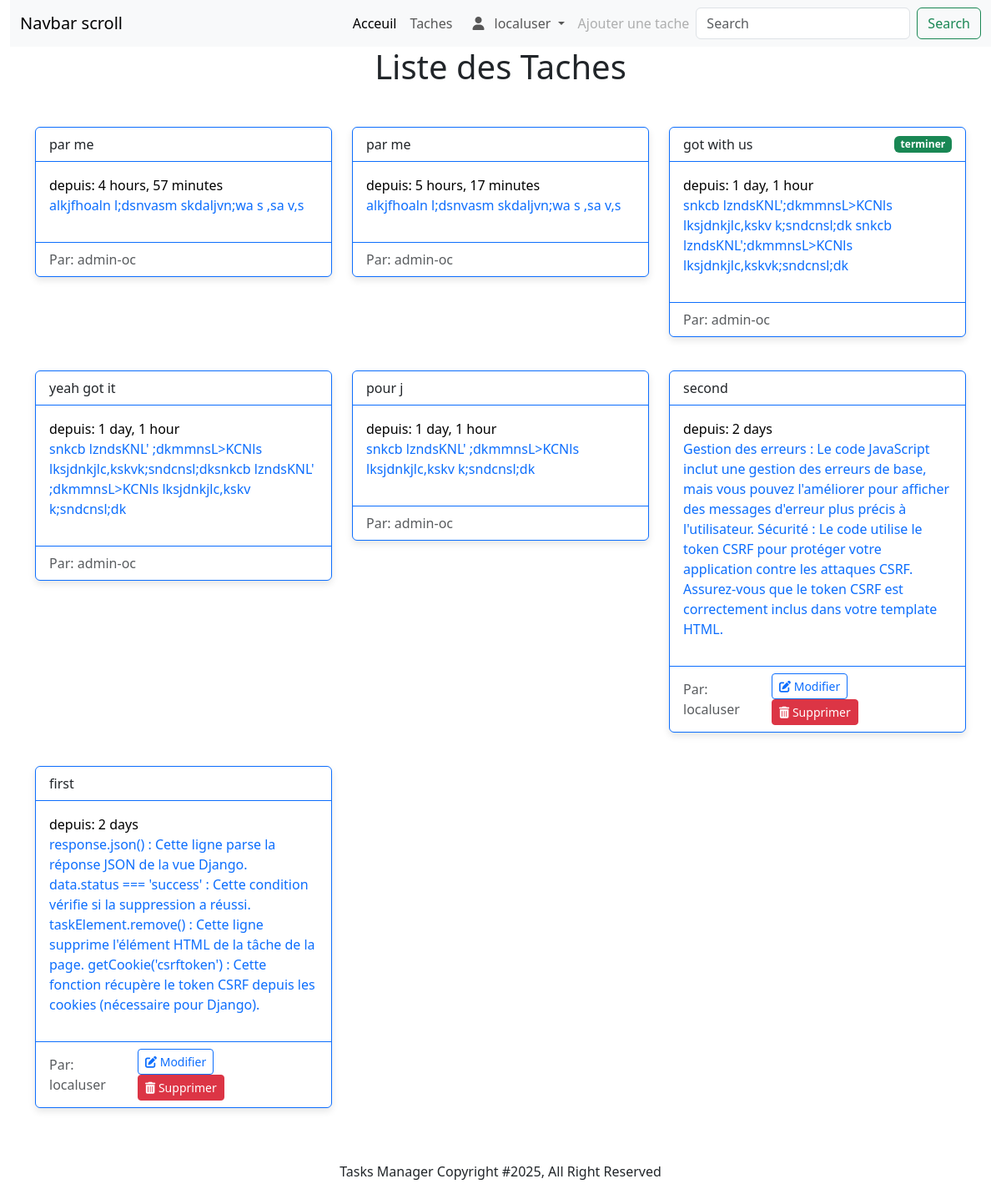
Page /task/ (signed in) on the committed database.
### home/models.py (models this page shows, shortened)
class User(AbstractUser):
	profile_pic = models.ImageField(upload_to = "profile_pic", default = "img/profile_pic")

### task/models.py (models this page shows, shortened)
class Task(models.Model):
    title = models.CharField(max_length=255)
    content = models.TextField(blank=True, null=True)
    status_choices = [
        ("terminer", "Terminer"),
        ("encours", "En cours"),
    ]
    status = models.CharField(max_length=20, choices=status_choices, default="encours") # Added status field
    created = models.DateTimeField(auto_now=True)
    updated = models.DateTimeField(auto_now_add=True)
    author = models.ForeignKey(User, on_delete=models.CASCADE)
    class Meta:
        ordering = ["-created"]

### task/views.py (the view)
# urls.py: path("", views.index, name = "index"),
def index(request):
	tasks = Task.objects.all()
	context = {
		"tasks": tasks
	}
	return render(request, "task/index.html", context)

### templates/task/index.html (shortened to what this page needs)
{% extends "base.html" %}
{% load static %}
{% block content %}
    <h1 class="h1 text-center">Liste des Taches</h1>
    <div class="container mt-5">
        <div class="row row-cols-1 row-cols-md-3 g-4">
            {% for task in tasks %}
                <div class="col" id="task-{{ task.id }}">
                    <div class="card border-primary mb-3">
                        <div class="card-header bg-transparent border-primary d-flex justify-content-between align-items-center">
                            <span>{{ task.title }} </span>
                            <span class="badge {% if task.status == 'encours' %} btn-danger {% else %} bg-success {% endif %}">{{ task.status|safe }}</span>
                        </div>
                        <div class="card-body text-primary">
                            <span class="card-title text-black my-2">depuis: {{ task.created|timesince }}</span>
                            <p>{{ task.content }}</p>
                        </div>
                        <div class="card-footer bg-transparent border-primary d-flex justify-content-between align-items-center">
                            <span class="text-muted">Par: {{ task.author.username }}</span>
                            <div>
                                {% if not request.user == task.author %}
                                    <!-- <button type="button"  class="btn btn-sm btn-outline-primary me-2 disabled"><i class="fas fa-edit"></i> Modifier</button>
                                    <button type="button" class="btn btn-sm btn-danger disabled" onclick="deleteTask({{ task.id }})"><i class="fas fa-trash-alt"></i> Supprimer</button> -->
                                {% else %}
                                    <button type="button" onclick="editTask({{ task.id }})" class="btn btn-sm btn-outline-primary me-2"><i class="fas fa-edit"></i> Modifier</button>
                                    <button type="button" class="btn btn-sm btn-danger" onclick="deleteTask({{ task.id }})"><i class="fas fa-trash-alt"></i> Supprimer</button>
                                {% endif %}
                            </div>
                        </div>
                    </div>
                </div>
            {% endfor %}
        </div>
    </div>
{% endblock %}
{% block css %}
    <link rel="stylesheet" type="text/css" href="{% static 'css/task/styles.css' %}">
{% endblock %}

### templates/partials/navbar.html (shortened to what this page needs)
{% load static %}
<nav class="navbar navbar-expand-lg bg-body-tertiary">
  <div class="container-fluid">
    <a class="navbar-brand" href="#">Navbar scroll</a>
    <div class="collapse navbar-collapse" id="navbarScroll">
      <ul class="navbar-nav ms-auto my-2 my-lg-0 navbar-nav-scroll" style="--bs-scroll-height: 100px;">
        <li class="nav-item">
          <a class="nav-link active" aria-current="page" href="{% url 'home:index' %}">Acceuil</a>
        </li>
        <li class="nav-item">
          <a class="nav-link" href="{% url 'task:index' %}">Taches</a>
        </li>
        <li class="nav-item dropdown">
        {% if not user.is_authenticated %}
                  <a class="nav-link dropdown-toggle" href="#" role="button" data-bs-toggle="dropdown" aria-expanded="false">
	            authentification
	          </a>
	          <ul class="dropdown-menu">
	            <li><a class="dropdown-item" href="{% url 'home:login' %}">Connexion</a></li>
	            <li><a class="dropdown-item" href="{% url 'home:register' %}">Inscription</a></li>
	            <li><hr class="dropdown-divider"></li>
	          </ul>
	    {% else %}
	           <a class="nav-link dropdown-toggle" href="#" role="button" data-bs-toggle="dropdown" aria-expanded="false">
	            {% if request.user.profile_pic. %}
	            {% else %}
	            	<i class="fa-solid fa-user mx-2"></i>
	            {% endif %} {{request.user.username}}
	          </a>
        {% endif %}
        </li>
        <li class="nav-item">
          <a class="nav-link disabled" href="{% url 'task:add_task' %}" aria-disabled="true">Ajouter une tache</a>
        </li>
      </ul>
      <form class="d-flex" role="search">
        <input class="form-control me-2" type="search" placeholder="Search" aria-label="Search">
        <button class="btn btn-outline-success" type="submit">Search</button>
      </form>
    </div>
  </div>
</nav>

### static/css/task/styles.css (style rules this page uses)
.card { box-shadow: 0 4px 8px rgba(0, 0, 0, 0.1); transition: transform 0.2s; }
.card-footer .btn { margin: 0 5px; }

### rows in the picture
User: user.username "localuser"
Task: title "par me", created "4 hours, 57 minutes", content "alkjfhoaln l;dsnvasm skdaljvn;wa s ,sa v,s", author.username "admin-oc"
Task: title "par me", created "5 hours, 17 minutes", content "alkjfhoaln l;dsnvasm skdaljvn;wa s ,sa v,s", author.username "admin-oc"
Task: title "got with us", status "terminer", created "1 day, 1 hour", content "snkcb lzndsKNL';dkmmnsL>KCNls lksjdnkjlc,kskv k;sndcnsl;dk snkcb lzndsKNL';dkmmnsL>KCNls lksjdnkjlc,kskvk;sndcnsl;dk", author.username "admin-oc"
Task: title "yeah got it", created "1 day, 1 hour", content "snkcb lzndsKNL' ;dkmmnsL>KCNls lksjdnkjlc,kskvk;sndcnsl;dksnkcb lzndsKNL' ;dkmmnsL>KCNls lksjdnkjlc,kskv k;sndcnsl;dk", author.username "admin-oc"
Task: title "pour j", created "1 day, 1 hour", content "snkcb lzndsKNL' ;dkmmnsL>KCNls lksjdnkjlc,kskv k;sndcnsl;dk", author.username "admin-oc"
Task: title "second", created "2 days", content "Gestion des erreurs : Le code JavaScript inclut une gestion des erreurs de base, mais vous pouvez l'améliorer pour afficher des messages d'erreur plus précis à l'utilisateur. Sécurité : Le code utilise le token CSRF pour protéger votre application contre les attaques CSRF. Assurez-vous que le token CSRF est correctement inclus dans votre template HTML.", author.username "localuser"
Task: title "first", created "2 days", content "response.json() : Cette ligne parse la réponse JSON de la vue Django. data.status === 'success' : Cette condition vérifie si la suppression a réussi. taskElement.remove() : Cette ligne supprime l'élément HTML de la tâche de la page. getCookie('csrftoken') : Cette fonction récupère le token CSRF depuis les cookies (nécessaire pour Django).", author.username "localuser"
